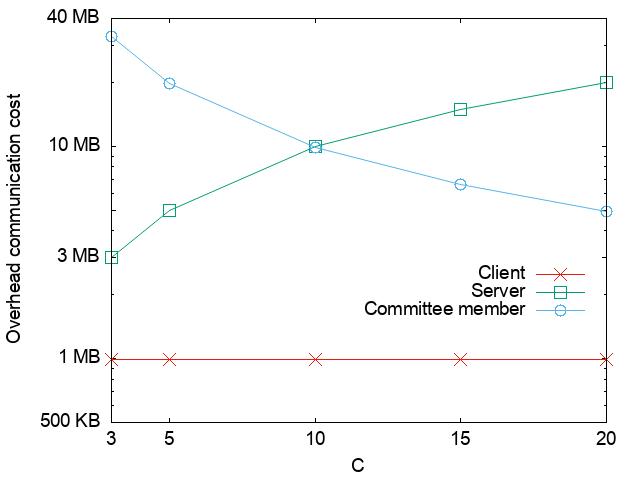

Write gnuplot code to recreate this figure.
set terminal png font "Helvetica,14" 
set output "online_comm_N100_p64811.png"
set datafile sep ','
set key center right Right offset 0, -4
set xlabel "C"
set ylabel "Overhead communication cost"
set xtics ("3" 3,"5" 5, "10" 10,"15" 15,"20" 20)
set ytics add ("500 KB" 0.5)
set ytics add ("1 MB" 1)
set ytics add ("3 MB" 3)
set ytics add ("" 5)
set ytics add ("10 MB" 10)
set ytics add ("40 MB" 40)
set ytics add ("200 MB" 200)
set log y

# x=C, for N=100 and P=64811
plot [3:][0.5:40] '../online_comm/online_comm.csv' every 9::46::90 using 2:($4-$7) title 'Client' with linespoints lc 7 pt 2 ps 2, \
             '../online_comm/online_comm.csv' every 9::46::90 using 2:($5-$8) title 'Server' with linespoints pt 4 ps 2 lc 2, \
             '../online_comm/online_comm.csv' every 9::46::90 using 2:6 title 'Committee member' with linespoints pt 6 ps 2 lc 3
